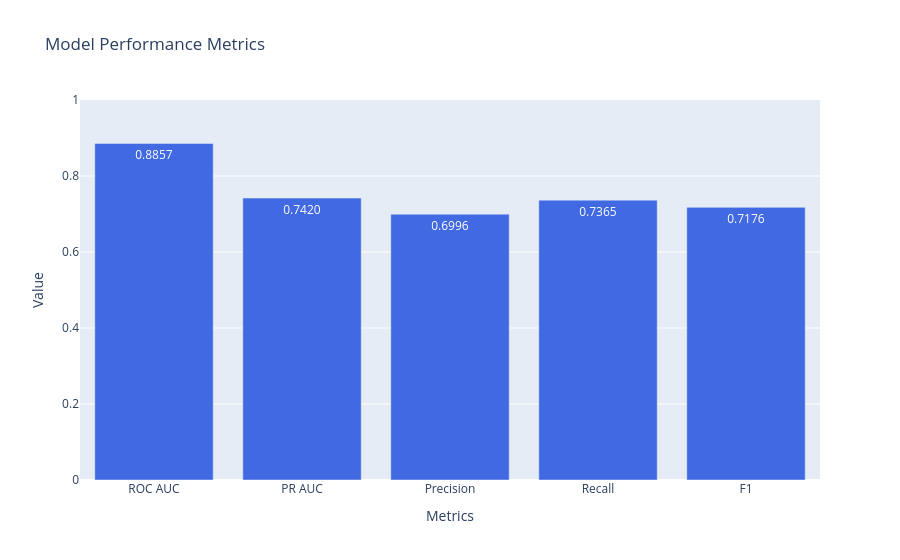

Write notebook code for a chart like this one.
### Code cell
dt_visualizer.plot_metrics_comparison()

### Figure 1 — Plotly figure (JSON) as saved in the notebook; plotly's stock layout.template omitted (floating-point values rounded to 4 significant figures)
{"data": [{"marker": {"color": "royalblue"}, "text": ["0.8857", "0.7420", "0.6996", "0.7365", "0.7176"], "textfont": {"size": 12}, "textposition": "auto", "x": ["ROC AUC", "PR AUC", "Precision", "Recall", "F1"], "y": [0.8857, 0.742, 0.6996, 0.7365, 0.7176], "type": "bar"}], "layout": {"yaxis": {"title": {"text": "Value"}, "range": [0, 1]}, "title": {"text": "Model Performance Metrics"}, "xaxis": {"title": {"text": "Metrics"}}, "showlegend": false}}
